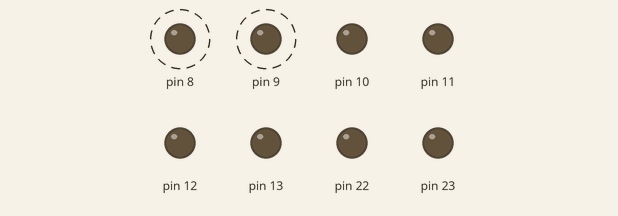
This sketch was run on a simulated Arduino Uno, built with avr-gcc and run on an emulated ATmega328P. Parts: output pins drawn as LEDs (lit = HIGH). Dashed ring = blinking.

Above: at 0.17 s.
Timing chart, 0 to 3.0 s (numbered marks = the images above):
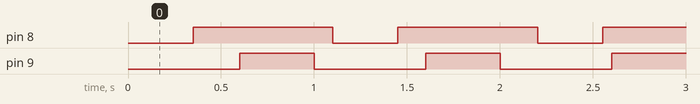

Measured:
- by itself, pin 8: alternates HIGH for 0.75 s and LOW for 0.35 s
- by itself, pin 9: alternates HIGH for 0.40 s and LOW for 0.60 s
- by itself, everything shown: repeats every 11.0 s, in 42 steps

The sketch:

sketch_feb27d_example_7_using_millis.ino
```cpp
// Class to handle a non-blocking blinking LED connected to a specific pin of a port
class Blinky {
  private:
    unsigned char *port;       // Pointer to the port (address)
    unsigned int pin;          // Pin number on the port
    int OFF;                   // OFF time duration (ms)
    int ON;                    // ON time duration (ms)
    unsigned char *port_Dir;   // Pointer to the port direction register (DDR)
    unsigned long previousTime; // Stores the last time the LED state changed

  public:
    // Constructor: Initializes the port, pin, and ON/OFF times
    Blinky(unsigned char* port_number, unsigned int pin_Number, int ON_time, int OFF_time) {
      ON = ON_time;           // Set the ON time
      OFF = OFF_time;         // Set the OFF time
      port = port_number;     // Set the port address
      pin = pin_Number;       // Set the pin number

      // Determine the corresponding DDR (Data Direction Register) based on the port address
      if (port == (unsigned char*)0x25) {
        port_Dir = (unsigned char*)0x24;  // DDR for port 0x25
      } else if (port == (unsigned char*)0x28) {
        port_Dir = (unsigned char*)0x27;  // DDR for port 0x28
      } else {
        port_Dir = (unsigned char*)0x2A;  // Default DDR for other ports
      }

      // Set the entire port direction to output (0xFF)
      *port_Dir = 0xFF;

      previousTime = 0;  // Initialize previous time to 0
    }

    // Blink function: Turns the LED on and off using a non-blocking approach
    void Blink() {
      unsigned long currentTime = millis();  // Get the current time

      // Check if the LED is currently off
      if (((*port) & (1 << pin)) == 0) {
        // If enough time has passed, turn the LED on
        if (currentTime - previousTime >= OFF) {
          *port = (*port) | (1 << pin);  // Set the pin HIGH (turn on the LED)
          previousTime = currentTime;    // Update the previous time
        }
      } else {
        // If the LED is on, check if enough time has passed to turn it off
        if (currentTime - previousTime >= ON) {
          *port = (*port) & ~(1 << pin);  // Set the pin LOW (turn off the LED)
          previousTime = currentTime;     // Update the previous time
        }
      }
    }
};

// Example usage: Instantiating two Blinky objects for two LEDs on the same port
Blinky led1((unsigned char*)0x25, 0, 750, 350);  // LED on pin 0 of port 0x25
Blinky led2((unsigned char*)0x25, 1, 400, 600);  // LED on pin 1 of port 0x25

// Setup function (currently empty, but can be used for initialization)
void setup() {
  // No setup needed in this case
}

// Main loop: Continuously blink both LEDs using the non-blocking approach
void loop() {
  led1.Blink();  // Blink LED1
  led2.Blink();  // Blink LED2
}
```
